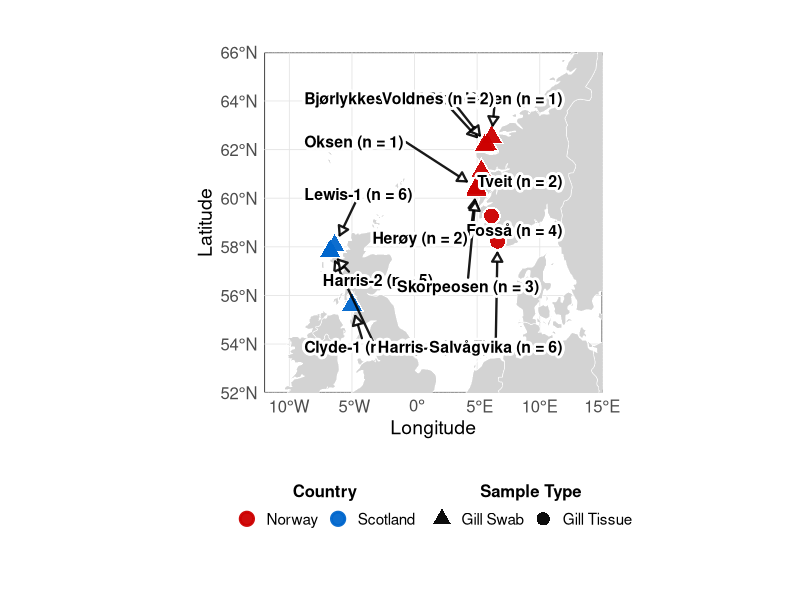

The R source for this figure:
#R Code for North Atlantic Map - FINAL VERSION
# Sample counts in labels, no size scaling, corrected sample types

# Load required packages
library(ggplot2)
library(dplyr)
library(sf)
library(rnaturalearth)
library(rnaturalearthdata)
library(readxl)
library(ggrepel)

# Set working directory and file paths
base_dir  <- "/Users/brendan/Documents/Documents - Brendan's MacBook Pro/University of Glasgow/PhD/Geographical Study/Write up/VCFs/VCFs_forbrendan"


# Read the metadata file
metadata <- read_excel("MetaData.xlsx")

# Clean and prepare the data with corrected sample types
map_data <- metadata %>%
  rename(Latitude = Lattitude) %>%
  filter(!is.na(Latitude) & !is.na(Longitude)) %>%
  # Group by site to get sample counts and types
  group_by(Site, Country, Latitude, Longitude) %>%
  summarise(
    Sample_Types = paste(unique(Sample_Type), collapse = " & "),
    Sample_Count = n(),
    .groups = "drop"
  ) %>%
  # Create corrected sample type categories based on your specifications
  mutate(
    Sample_Type_Category = case_when(
      Site %in% c("Fosså", "Salvågvika") ~ "Gill Tissue",
      TRUE ~ "Gill Swab"  # All other sites are swab only
    ),
    # Create site labels with sample counts
    Site_Label = paste0(Site, " (n = ", Sample_Count, ")")
  )

# Get world map data
world <- ne_countries(scale = "medium", returnclass = "sf")

# Define map boundaries (back to wider view for context)
lon_limits <- c(-12, 15)  
lat_limits <- c(52, 66)

# Create the final map
p <- ggplot() +
  # Add country polygons
  geom_sf(data = world, 
          fill = "lightgray", 
          color = "white", 
          size = 0.3) +
  
  # Add white outline around each point for contrast
  geom_point(data = map_data,
             aes(x = Longitude, y = Latitude, 
                 shape = Sample_Type_Category),
             color = "white",
             size = 5,            # Much smaller size
             alpha = 1,
             stroke = 2) +
  
  # Add the colored points on top
  geom_point(data = map_data,
             aes(x = Longitude, y = Latitude, 
                 color = Country, 
                 shape = Sample_Type_Category),
             size = 4,            # Much smaller size
             alpha = 0.95,
             stroke = 1.5) +
  
  # Add site labels with sample counts - improved positioning
  geom_text_repel(data = map_data,
                  aes(x = Longitude, y = Latitude, 
                      label = Site_Label),
                  size = 4,
                  fontface = "bold",
                  color = "black",
                  bg.color = "white",
                  bg.r = 0.25,
                  box.padding = 2,      # Much more padding
                  point.padding = 1,    # More space from points
                  segment.color = "black",
                  segment.size = 0.8,
                  segment.alpha = 0.9,
                  arrow = arrow(length = unit(0.03, "npc"), 
                                type = "closed"),
                  max.overlaps = Inf,
                  force = 0.75,            # Stronger force to separate labels
                  force_pull = 0.5,     # Less pull back to points
                  min.segment.length = 0.1,
                  xlim = c(-12, 15),    # Allow labels to extend beyond map
                  ylim = c(52, 66),     # Allow labels to extend beyond map
                  direction = "both") + # Allow movement in both directions
  
  # Set coordinate limits
  coord_sf(xlim = lon_limits, ylim = lat_limits, expand = FALSE) +
  
  # Color scheme: Red for Norway, Blue for Scotland
  scale_color_manual(values = c("Norway" = "#CC0000",     # Darker red
                                "Scotland" = "#0066CC"),   # Darker blue
                     name = "Country") +
  
  # Shape scheme for sample types (only two types now)
  scale_shape_manual(values = c("Gill Tissue" = 16,    # solid circle
                                "Gill Swab" = 17),     # triangle
                     name = "Sample Type") +
  
  # Labels and title
  labs(title = "",
       x = "Longitude",
       y = "Latitude") +
  
  # Theme
  theme_minimal() +
  theme(
    panel.grid.major = element_line(color = "gray90", size = 0.3),
    panel.grid.minor = element_blank(),
    panel.background = element_rect(fill = "white"),
    plot.title = element_text(size = 18, face = "bold", hjust = 0.5),
    axis.title = element_text(size = 14),
    axis.text = element_text(size = 12),
    legend.position = "bottom",
    legend.box = "horizontal",
    legend.margin = margin(t = 20),
    legend.title = element_text(size = 12, face = "bold"),
    legend.text = element_text(size = 11),
    plot.margin = margin(t = 15, r = 15, b = 50, l = 15)
  ) +
  
  # Simplified guides (no size legend)
  guides(
    color = guide_legend(override.aes = list(size = 3.5),
                         title.position = "top",
                         title.hjust = 0.5,
                         order = 1),
    shape = guide_legend(override.aes = list(size = 3.5),
                         title.position = "top", 
                         title.hjust = 0.5,
                         order = 2)
  )

# Print the map
print(p)

#New to save final map out from plots section using export due to text_repel package

# Print summary to verify the sample types are correct
cat("\n=== SAMPLING SITE SUMMARY ===\n")
cat("Total sites:", nrow(map_data), "\n")
print(map_data %>% 
        select(Site, Country, Sample_Type_Category, Sample_Count, Site_Label) %>%
        arrange(Country, Site))

cat("\nSample types by site:\n")
gill_tissue_sites <- map_data %>% filter(Sample_Type_Category == "Gill Tissue")
cat("Gill Tissue sites:", paste(gill_tissue_sites$Site, collapse = ", "), "\n")
cat("All other sites: Gill Swab\n")

cat("\nFinal map saved as:\n")
cat("- north_atlantic_sampling_sites_FINAL.png\n")
cat("- north_atlantic_sampling_sites_FINAL.pdf\n")
